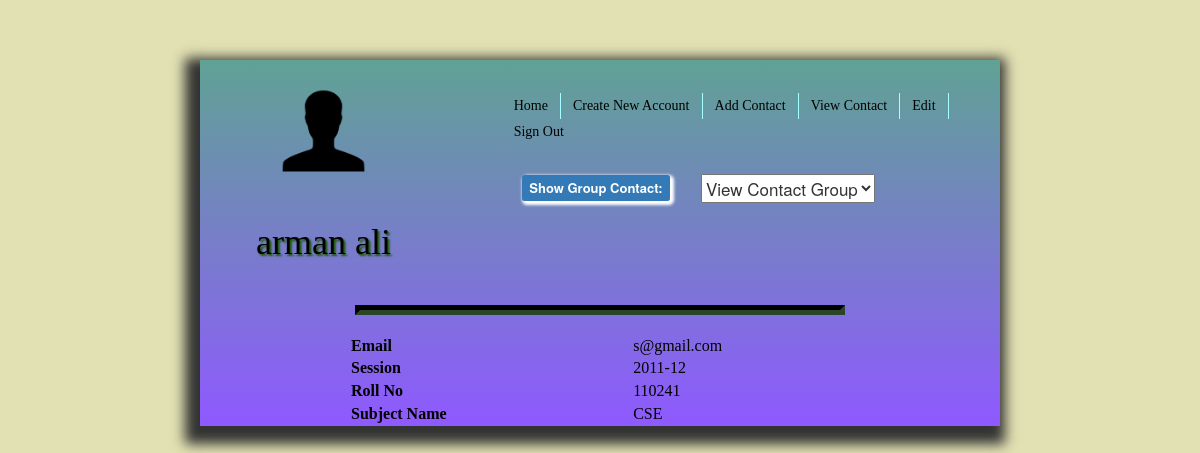
Page /form/userprofile.php?id=24 (signed in) on the committed database.
### tables this page shows
CREATE TABLE IF NOT EXISTS `registraion` (
`st_id` int(11) NOT NULL,
  `fastname` varchar(100) DEFAULT NULL,
  `lastname` varchar(100) DEFAULT NULL,
  `email` varchar(255) DEFAULT NULL,
  `session` varchar(10) DEFAULT NULL,
  `roll` int(15) DEFAULT NULL,
  `subj` varchar(100) DEFAULT NULL,
  `pass` varchar(255) DEFAULT NULL,
  `type` varchar(10) NOT NULL,
  `image_name` varchar(64) NOT NULL
);

### form/userprofile.php (the view, shortened to what this page needs)
<?php
	if(isset($_REQUEST['id']))
	{
		$id= $_REQUEST['id'] ;
	}
	$EMAIL = $_SESSION['email'];
	$PASSWORD = $_SESSION['pass'] ;
?>
<!DOCTYPE html>
<html>
		<link rel = "stylesheet" href = "css/bootstrap.min.css"/>
		<link rel = "stylesheet" href = "css/custom.css"/>
	<body>
		<div class="wrapper">
			<div class="container user_page">
				<div class="row">
					<div class="col-md-offset-1 col-md-2 photo">
							<?php
								$Query = "SELECT * FROM registraion WHERE email='$EMAIL'  AND pass='$PASSWORD' ";
								$result = mysql_query($Query);
								while($row = mysql_fetch_array($result))
								{
							?>
									<img class="img-responsive img-rounded" src="<?php echo $row['image_name']; ?>" >
							<?php
								}
							?>
					</div>
					<div class="col-md-8 col-md-offset-1 option">
						<ul class="">
							<li><a href="userprofile.php?id=<?php  echo $id;?>">Home </a></li>
							<li><a href="index.php">Create New Account</a></li>
							<?php
								$Query = "SELECT * FROM registraion WHERE email='$EMAIL'  AND pass='$PASSWORD' ";
								$result = mysql_query($Query);
								while($row = mysql_fetch_array($result))
								{
							?>		<li><a href="contact.php?id=<?php  echo $row['st_id'];?>" >Add Contact</a></li>
									<li><a href="viewContact.php?id=<?php  echo $row['st_id'];?>">View Contact</a></li>
									<li><a href="update.php?id=<?php  echo $row['st_id']; ?>">Edit</a></li>
							<?php
								}
							?>
							<li><a href="logout.php">Sign Out</a></li>
						</ul>
						<div class="">
							<div class="Visit_User_Contact_Group">
								<div class="col-md-4 col-md-offset-1 ">
									<span class="label label-primary user_lable">Show Group Contact:</span>
								</div>
								<div class="col-md-4">
									<select onchange="location=this.value">
										<option value="adminViewContact" active>View Contact Group</option>
									</select>
								</div>
							</div>
						</div>
					</div>
				</div>
				<div class="">
					<div class="col-md-11 title_name">
						<?php
								$Query = "SELECT * FROM registraion WHERE email='$EMAIL'  AND pass='$PASSWORD' ";
								$result = mysql_query($Query);
								while($row = mysql_fetch_array($result))
								{
						?>
									<h1 class="name_title">
										<?php  echo $row['fastname']. " " .$row['lastname']; ?>
									</h1>
						<?php
								}
						?>
					</div>
				</div>
				<div class="row separator">
					<div class="col-md-12 ">
						<hr>
					</div>
				</div>
				<div class="row">
					<div class="col-md-6 part1_label text-left">
						<label class="labling">Email</label><br>
						<label class="labling">Session</label><br>
						<label class="labling">Roll No</label><br>
						<label class="labling">Subject Name</label>
					</div>
					<div class="col-md-6 part1_input text-left">
						<?php
							$Query = "SELECT * FROM registraion WHERE email='$EMAIL'  AND pass='$PASSWORD' ";
							$result = mysql_query($Query);
							while($row = mysql_fetch_array($result))
							{
								echo $row['email'];
								echo "<br>";
								echo $row['session'];
								echo "<br>";
								echo $row['roll'];
								echo "<br>";
								echo $row['subj'];
							}
						?>
					</div>
				</div>
			</div>
		</div>
	</body>
</html>

### form/css/custom.css (style rules this page uses)
body { background: #e2e1b3 none repeat fixed 0 0; }
.wrapper .user_page { background: rgba(0, 0, 0, 0) linear-gradient(#60a294, #8f59ff) repeat scroll 0 0; box-shadow: -5px 8px 12px 10px; width: 66.66%; }
.option ul li { border-right: 1px ridge #a5ffff; float: left; list-style: outside none none; }
.option ul li:last-child { border-right: medium none; }
.option ul li a { color: #000; display: block; font-family: Tahoma; font-size: 14px; line-height: 15%; padding: 12px; text-decoration: none; }
.wrapper .photo { margin-top: 2%; }
.user_page { margin-top: 5%; }
.wrapper .container { padding: 0; }
.title_name { color: #000; font-family: Tahoma; padding-left: 56px; text-shadow: 2px 2px 2px #1c5800; }
.option { margin-top: 4%; padding-left: 0; }
.part1_label { color: #000; font-family: tahoma; font-feature-settings: inherit; font-size: 16px; padding-left: 20%; }
.part1_label .labling { margin-bottom: 0; }
.part1_input { color: #000; font-family: tahoma; font-size: 16px; padding-left: 4%; }
.wrapper .separator hr { border: 5px inset #2a4527; margin-top: 4%; padding-left: 0; padding-right: 0; width: 60%; }
.user_lable { box-shadow: 2px 2px 3px 2px; font-size: 13px; }
.Visit_User_Contact_Group { font-size: 17px; margin-top: 15%; }

### rows in the picture
registraion: image_name (picture), fastname "arman", lastname "ali", email "s@gmail.com", session "2011-12", roll "110241", subj "CSE"
